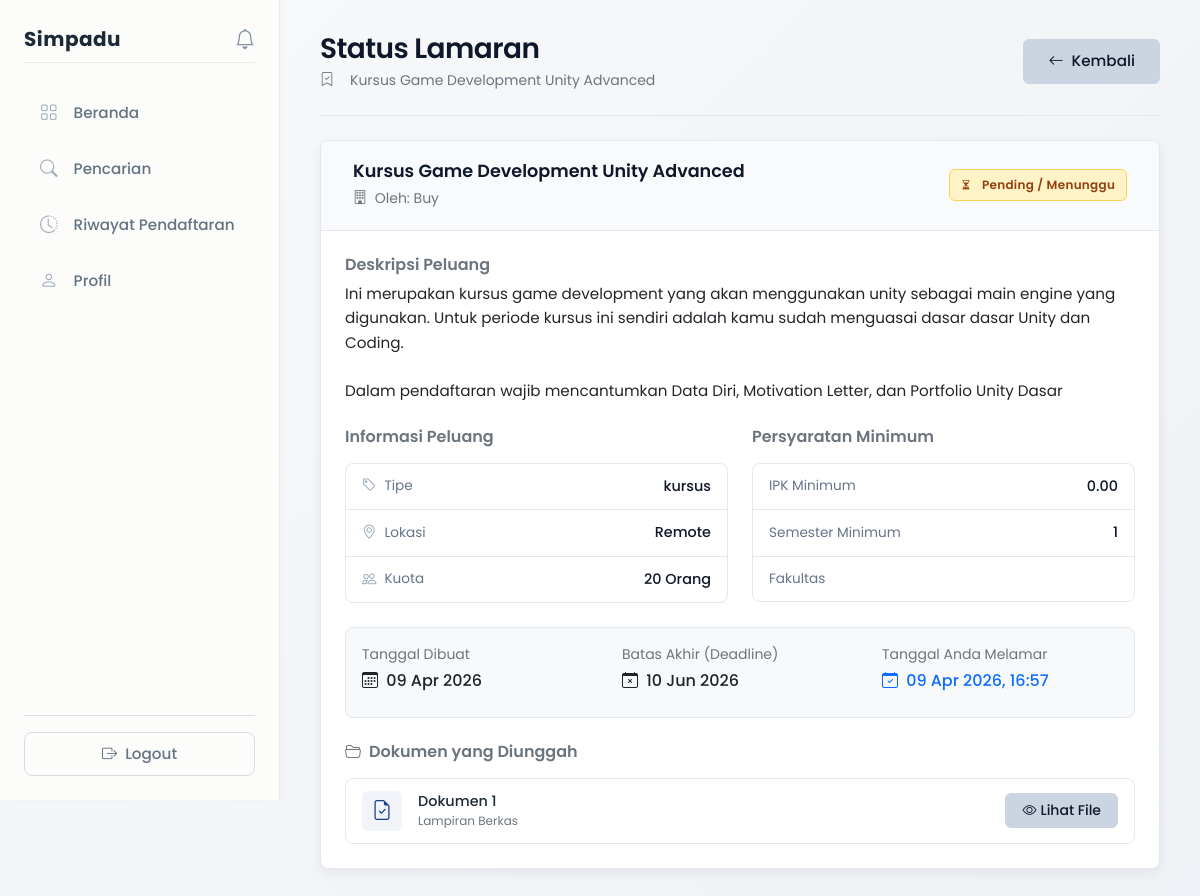
/views/mahasiswa/already_applied.php?id=8 (signed in), run on the app's committed database.
### tables this page shows
CREATE TABLE `lamaran` (
  `id` int NOT NULL,
  `mahasiswa_id` int NOT NULL,
  `peluang_id` int NOT NULL,
  `is_recommended` tinyint(1) DEFAULT '0',
  `tanggal_apply` timestamp NULL DEFAULT CURRENT_TIMESTAMP,
  `status` enum('pending','accepted','rejected') DEFAULT 'pending',
  `result_published` tinyint(1) DEFAULT '0' COMMENT 'Status: 0=not published, 1=published to mahasiswa'
);

CREATE TABLE `peluang` (
  `id` int NOT NULL,
  `mitra_id` int NOT NULL,
  `judul` varchar(150) NOT NULL,
  `deskripsi` text NOT NULL,
  `tipe` enum('magang','kursus') NOT NULL,
  `lokasi` varchar(100) DEFAULT NULL,
  `kuota` int DEFAULT '0',
  `min_ipk` decimal(3,2) DEFAULT '0.00',
  `min_semester` int DEFAULT '1',
  `fakultas` varchar(100) DEFAULT NULL,
  `deadline` datetime NOT NULL,
  `status` enum('pending','approved','rejected') DEFAULT 'approved',
  `created_at` timestamp NULL DEFAULT CURRENT_TIMESTAMP,
  `closed_at` timestamp NULL DEFAULT NULL
);

CREATE TABLE `mitra` (
  `id` int NOT NULL,
  `user_id` int NOT NULL,
  `nama_organisasi` varchar(150) DEFAULT NULL,
  `deskripsi` text,
  `kontak` varchar(100) DEFAULT NULL,
  `status_verifikasi` enum('pending','approved','rejected') DEFAULT 'pending'
);

CREATE TABLE `dokumen` (
  `id` int NOT NULL,
  `lamaran_id` int NOT NULL,
  `jenis` varchar(50) DEFAULT NULL,
  `file_path` varchar(255) DEFAULT NULL,
  `uploaded_at` timestamp NULL DEFAULT CURRENT_TIMESTAMP
);

### views/mahasiswa/already_applied.php (the view, shortened to what this page needs)
<?php
include __DIR__ . '/../../config/database.php';
$peluang_id = (int)$_GET['id'];
$user_id = $_SESSION['user_id'];
$query = "SELECT id FROM mahasiswa WHERE user_id = ?";
$stmt = mysqli_prepare($conn, $query);
mysqli_stmt_bind_param($stmt, 'i', $user_id);
mysqli_stmt_execute($stmt);
$result = mysqli_stmt_get_result($stmt);
$mahasiswa = mysqli_fetch_assoc($result);
$mahasiswa_id = $mahasiswa['id'];
$query = "SELECT l.*, p.judul, p.deskripsi, p.tipe, p.lokasi, p.kuota, p.min_ipk, p.min_semester, p.fakultas, p.deadline, p.created_at as peluang_created, u.email as mitra_email, m.nama_organisasi
          FROM lamaran l
          JOIN peluang p ON l.peluang_id = p.id
          JOIN users u ON p.mitra_id = u.id
          LEFT JOIN mitra m ON u.id = m.user_id
          WHERE l.mahasiswa_id = ? AND l.peluang_id = ?";
$stmt = mysqli_prepare($conn, $query);
mysqli_stmt_bind_param($stmt, 'ii', $mahasiswa_id, $peluang_id);
mysqli_stmt_execute($stmt);
$result = mysqli_stmt_get_result($stmt);
$application = mysqli_fetch_assoc($result);
$query = "SELECT * FROM dokumen WHERE lamaran_id = ?";
$stmt = mysqli_prepare($conn, $query);
mysqli_stmt_bind_param($stmt, 'i', $application['id']);
mysqli_stmt_execute($stmt);
$documents = mysqli_stmt_get_result($stmt);
?>
<!DOCTYPE html>
<html lang="id">
<head>
    <link href="https://cdn.jsdelivr.net/npm/bootstrap@5.3.0/dist/css/bootstrap.min.css" rel="stylesheet">
    <link rel="stylesheet" href="https://cdn.jsdelivr.net/npm/bootstrap-icons@1.11.0/font/bootstrap-icons.css">
    <link rel="stylesheet" href="../../assets/css/design-system.css">
    <link rel="stylesheet" href="../../assets/css/global.css">
    <link rel="stylesheet" href="../../assets/css/layout.css">
    <link rel="stylesheet" href="../../assets/css/components.css">
    <link rel="stylesheet" href="../../assets/css/dashboard.css">
    <link rel="stylesheet" href="../../assets/css/mahasiswa.css">
</head>
<body>
<div class="d-flex">
    <?php include __DIR__ . '/../layouts/sidebar.php'; ?>
    <div class="content">
        <div class="page-header d-flex flex-column flex-md-row justify-content-between align-items-md-center gap-3 mb-4">
            <div>
                <h1 class="page-title fs-3 mb-1">Status Lamaran</h1>
                <p class="page-subtitle text-muted mb-0">
                    <i class="bi bi-bookmark-check me-2"></i><?php echo htmlspecialchars($application['judul']); ?>
                </p>
            </div>
            <a href="../posts/detail.php?id=<?php echo $peluang_id; ?>" class="btn btn-soft-outline px-4">
                <i class="bi bi-arrow-left me-2"></i>Kembali
            </a>
        </div>
        <div class="mhs-edit-card mb-4">
            <div class="mhs-edit-header d-flex flex-column flex-md-row justify-content-between align-items-md-center gap-3">
                <div>
                    <h5 class="mb-1 text-navy fw-semibold"><?php echo htmlspecialchars($application['judul']); ?></h5>
                    <small class="text-muted">
                        <i class="bi bi-building me-1"></i> Oleh: <?php echo htmlspecialchars($application['nama_organisasi'] ?? $application['mitra_email']); ?>
                    </small>
                </div>
                <?php
                    if ($application['result_published'] == 0) {
                        $status_class = 'status-warning';
                        $status_icon = 'bi-hourglass-split';
                        $display_status = 'Pending / Menunggu';
                    }
                ?>
                <span class="badge-status <?php echo $status_class; ?>">
                    <i class="bi <?php echo $status_icon; ?> me-1"></i> <?php echo $display_status; ?>
                </span>
            </div>
            <div class="mhs-edit-body p-4">
                <div class="mb-4">
                    <h6 class="text-muted fw-semibold mb-2">Deskripsi Peluang</h6>
                    <p class="text-dark mb-0" style="font-size: 0.95rem; line-height: 1.6;">
                        <?php echo nl2br(htmlspecialchars($application['deskripsi'])); ?>
                    </p>
                </div>
                <div class="row g-4 mb-4">
                    <div class="col-md-6">
                        <h6 class="text-muted fw-semibold mb-3">Informasi Peluang</h6>
                        <div class="req-box">
                            <div class="req-item">
                                <span class="req-label"><i class="bi bi-tag me-2"></i>Tipe</span>
                                <span class="req-value fw-medium"><?php echo htmlspecialchars($application['tipe']); ?></span>
                            </div>
                            <div class="req-item">
                                <span class="req-label"><i class="bi bi-geo-alt me-2"></i>Lokasi</span>
                                <span class="req-value fw-medium"><?php echo htmlspecialchars($application['lokasi'] ?? 'Tidak ditentukan'); ?></span>
                            </div>
                            <div class="req-item border-0">
                                <span class="req-label"><i class="bi bi-people me-2"></i>Kuota</span>
                                <span class="req-value fw-medium"><?php echo $application['kuota']; ?> Orang</span>
                            </div>
                        </div>
                    </div>
                    <div class="col-md-6">
                        <h6 class="text-muted fw-semibold mb-3">Persyaratan Minimum</h6>
                        <div class="req-box">
                            <div class="req-item">
                                <span class="req-label">IPK Minimum</span>
                                <span class="req-value"><?php echo $application['min_ipk'] ?: '-'; ?></span>
                            </div>
                            <div class="req-item">
                                <span class="req-label">Semester Minimum</span>
                                <span class="req-value"><?php echo $application['min_semester'] ?: '-'; ?></span>
                            </div>
                            <div class="req-item border-0">
                                <span class="req-label">Fakultas</span>
                            </div>
                        </div>
                    </div>
                </div>
                <div class="bg-light p-3 rounded-3 mb-4 border" style="border-color: #E2E8F0 !important;">
                    <div class="row text-center text-md-start">
                        <div class="col-md-4 mb-2 mb-md-0">
                            <small class="text-muted d-block mb-1">Tanggal Dibuat</small>
                            <span class="fw-medium text-dark"><i class="bi bi-calendar3 me-1"></i> <?php echo date('d M Y', strtotime($application['peluang_created'])); ?></span>
                        </div>
                        <div class="col-md-4 mb-2 mb-md-0 border-md-start border-md-end">
                            <small class="text-muted d-block mb-1">Batas Akhir (Deadline)</small>
                            <span class="fw-medium text-dark"><i class="bi bi-calendar-x me-1"></i> <?php echo date('d M Y', strtotime($application['deadline'])); ?></span>
                        </div>
                        <div class="col-md-4">
                            <small class="text-muted d-block mb-1">Tanggal Anda Melamar</small>
                            <span class="fw-medium text-primary"><i class="bi bi-calendar-check me-1"></i> <?php echo date('d M Y, H:i', strtotime($application['tanggal_apply'])); ?></span>
                        </div>
                    </div>
                </div>
                <div>
                    <h6 class="text-muted fw-semibold mb-3"><i class="bi bi-folder2-open me-2"></i>Dokumen yang Diunggah</h6>
                    <?php if (mysqli_num_rows($documents) > 0): ?>
                        <div class="d-flex flex-column gap-2">
                            <?php while ($doc = mysqli_fetch_assoc($documents)): ?>
                                <div class="dz-preview-item" style="cursor: default;">
                                    <div class="d-flex align-items-center gap-3">
                                        <div class="dz-preview-icon"><i class="bi bi-file-earmark-check"></i></div>
                                        <div class="d-flex flex-column">
                                            <span class="dz-preview-name"><?php echo htmlspecialchars($doc['jenis']); ?></span>
                                            <span class="dz-preview-size text-muted">Lampiran Berkas</span>
                                        </div>
                                    </div>
                                    <a href="../../uploads/<?php echo htmlspecialchars($doc['file_path']); ?>" target="_blank" class="btn btn-sm btn-soft-outline px-3">
                                        <i class="bi bi-eye me-1"></i>Lihat File
                                    </a>
                                </div>
                            <?php endwhile; ?>
                        </div>
                    <?php else: ?>
                        <div class="custom-notice notice-warning">
                            <i class="bi bi-info-circle me-2"></i> Tidak ada dokumen yang dilampirkan pada lamaran ini.
                        </div>
                    <?php endif; ?>
                </div>
            </div>
        </div>
    </div>
</div>
</body>
</html>

### assets/css/design-system.css (style rules this page uses)
:root { --color-white: #FFFFFF; --text-primary: #0F172A; --text-secondary: #334155; --text-muted: #475569; --icon-muted: #64748B; --border-normal: #CBD5E1; --border-light: #E5E7EB; --bg-light: #F1F5F9; --bg-hover-light: #F8FAFC; --primary-base: #1E3A8A; --primary-hover: #1E40AF; --success-text: #065F46; --success-bg: #D1FAE5; --success-border: #6EE7B7; --danger-text: #991B1B; --danger-base: #DC2626; --danger-hover: #B91C1C; --danger-bg: #FEE2E2; --danger-bg-hover: #FEF2F2; --danger-border: #FCA5A5; --danger-border-hover: #F87171; --warning-base: #D97706; --warning-hover: #B45309; --warning-bg-hover: #FFFBEB; --warning-border: #FDE68A; --warning-border-hover: #FCD34D; --bg-canvas: var(--bg-light); --bg-surface: var(--color-white); --bg-subtle: var(--bg-hover-light); --border-base: var(--border-light); --text-headline: var(--text-primary); --text-body: var(--text-secondary); --text-subtle: var(--text-muted); --primary: var(--primary-base); --primary-hover-color: var(--primary-hover); --secondary: var(--border-normal); --secondary-hover: var(--border-light); --secondary-text: var(--text-secondary); --success: var(--success-text); --success-hover: var(--success-text); --success-light: var(--success-bg); --warning: var(--warning-base); --warning-hover: var(--warning-hover); --warning-light: var(--warning-bg-hover); --danger: var(--danger-base); --danger-hover-color: var(--danger-hover); --danger-light: var(--danger-bg); --info: var(--primary-base); --info-hover: var(--primary-hover); --info-light: var(--bg-hover-light); --border-active: var(--primary-base); --border-width-base: 1px; --border-width-active: 1.5px; --radius-base: 6px; --radius-sm: 4px; --radius-lg: 8px; --shadow-subtle: 0 1px 3px rgba(15, 23, 42, 0.02), 0 8px 24px rgba(15, 23, 42, 0.04); --shadow-hover: 0 4px 6px rgba(15, 23, 42, 0.03), 0 12px 32px rgba(15, 23, 42, 0.06); --shadow-card: 0 2px 8px rgba(15, 23, 42, 0.06); --font-primary: 'Poppins', sans-serif; --letter-spacing-tight: -0.02em; --letter-spacing-normal: 0; --letter-spacing-wide: 0.02em; --transition-fast: 0.15s ease; --transition-base: 0.2s ease; --transition-slow: 0.3s ease; --icon-xs: 14px; --icon-sm: 16px; --icon-md: 20px; --icon-lg: 24px; --icon-stroke: 1.5px; }

### assets/css/global.css (style rules this page uses)
body { font-family: 'Poppins', sans-serif; background: linear-gradient(135deg, #f8f9fa, #eef1f5); margin: 0; padding: 0; }
.btn { border-radius: 10px; padding: 10px 20px; font-weight: 500; font-size: 0.95rem; }
.btn-sm { padding: 6px 12px; font-size: 0.875rem; }
.mb-0 { margin-bottom: 0 !important; }
.mb-1 { margin-bottom: 0.25rem !important; }
.mb-2 { margin-bottom: 0.5rem !important; }
.mb-3 { margin-bottom: 1rem !important; }
.mb-4 { margin-bottom: 1.5rem !important; }
.text-muted { color: #6c757d !important; }
.text-primary { color: #0d6efd !important; }
.fw-medium { font-weight: 500 !important; }
.fw-semibold { font-weight: 600 !important; }
.page-header { margin-bottom: 2rem; padding-bottom: 1rem; border-bottom: 1px solid #eaebef; }
.page-title { font-size: 1.5rem; font-weight: 600; color: #1c2a38; margin-bottom: 0.5rem; }
.page-subtitle { color: #637381; font-size: 0.875rem; font-weight: 400; }

### assets/css/layout.css (style rules this page uses)
.content { margin-left: 280px; padding: 2rem; flex: 1; min-height: 100vh; }

### assets/css/components.css (style rules this page uses)
.badge-status { padding: 0.5em 0.9em; font-weight: 600; font-size: 0.75rem; border-radius: 6px; letter-spacing: 0.3px; display: inline-flex; align-items: center; gap: 0.4rem; }
.badge-status i { font-size: 0.65rem; }
.btn-soft-outline { background-color: #CBD5E1; color: #0F172A; border: 1px solid #CBD5E1; font-weight: 500; border-radius: 6px; transition: all 0.2s ease; }

### assets/css/dashboard.css (style rules this page uses)
body { background-color: var(--bg-canvas); font-family: var(--font-primary); color: var(--text-body); -webkit-font-smoothing: antialiased; margin: 0; padding: 0; }
.content { padding: 32px 40px; width: 100%; min-height: 100vh; box-sizing: border-box; }
.page-header { margin-bottom: 32px; padding-bottom: 24px; border-bottom: var(--border-width-base) solid var(--border-base); }
.page-title { color: var(--text-headline); font-weight: 600; letter-spacing: var(--letter-spacing-tight); font-size: 28px; margin-bottom: 8px; margin-top: 0; }
.page-subtitle { color: var(--text-subtle); font-size: 14px; font-weight: 400; margin: 0; display: flex; align-items: center; gap: 8px; }

### data on the page
lamaran: peluang.judul "Kursus Game Development Unity Advanced", mitra.nama_organisasi "Buy", result_published "Pending / Menunggu", peluang.deskripsi "Ini merupakan kursus game development yang akan menggunakan unity sebagai main engine yang digunakan. Untuk periode kursus ini sendiri adalah kamu sudah menguasai dasar dasar Unity dan Coding. Dalam pendaftaran wajib mencantumkan Data Diri, Motivation Letter, dan Portfolio Unity Dasar", peluang.tipe "kursus", peluang.lokasi "Remote", peluang.kuota "20", peluang.min_ipk "0.00", peluang.min_semester "1", peluang.created_at "09 Apr 2026", peluang.deadline "10 Jun 2026", tanggal_apply "09 Apr 2026, 16:57"
dokumen: jenis "Dokumen 1"
